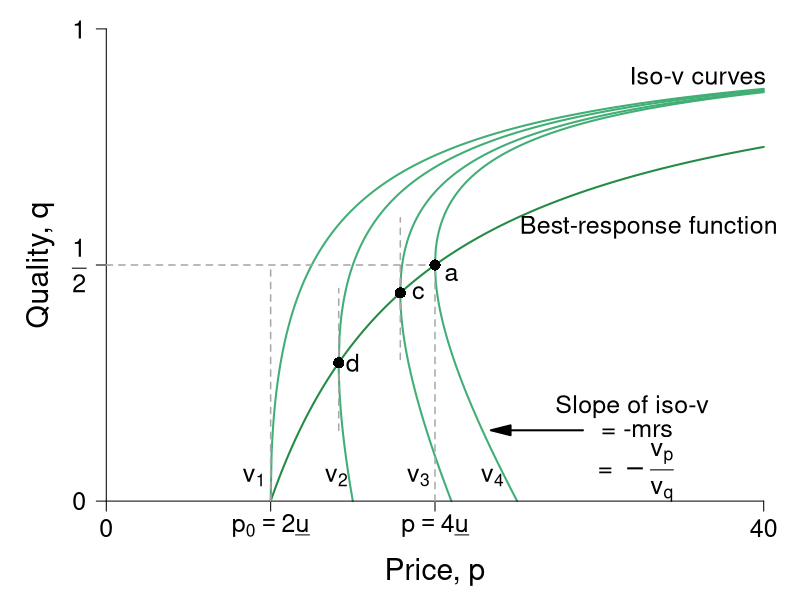

Generate this figure with R:
#' Graph Designer: Scott Cohn
#' Authors: Bowles and Halliday
#' Title: Coordination, Conflict and Competition: A Text in Microeconomics

require(ggplot2)
require(shape)
pdf(file = "information_power/iso_vmap_a.pdf", width = 9, height = 7)

#Set parameters for graphics
pointsize <- 1.8
axislabelsize <- 1.8
labelsize <- 1.5
namesize <- 1.8
annotatesize <- 1.5
graphlinewidth <- 2
segmentlinewidth <- 1.5

COLA <- c("#e0f3db", "#99d8c9","#66c2a4","#41ae76", "#238b45", "#005824")
COLB <- c("#c6dbef", "#4eb3d3", "#2b8cbe", "#0868ac","#084081")
COL <- c("#7fc97f", "#beaed4", "#fdc086", "#ffff99", "#386cb0", "#f0027f", "#bf5b17", "#666666")
COLA <- c("#e0f3db", "#99d8c9","#66c2a4","#41ae76", "#238b45", "#005824")
COLB <- c("#c6dbef", "#4eb3d3", "#2b8cbe", "#0868ac","#084081")
COLC <- c("#fcfbfd", "#efedf5", "#dadaeb", "#bcbddc", "#9e9ac8", "#807dba", "#6a51a3", "#54278f", "#3f007d")


#The equation is below when v = 0. See Wolfram Alpha output. 
isov <- function(p, delta = 5) {
  (p - delta)/p
}

isovhigh1 <- function(p, delta = 5, v = 5){
  (sqrt(p^2 - 4 * delta * v) - p + 2*v)/( 2 * v )
}

isovlow1 <- function(p, delta = 5, v = 5){
  (-sqrt(p^2 - 4 * delta * v) - p + 2*v)/( 2 * v )
}

isovhigh2 <- function(p, delta = 5, v = 10){
  (sqrt(p^2 - 4 * delta * v) - p + 2*v)/( 2 * v )
}

isovlow2 <- function(p, delta = 5, v = 10){
  (-sqrt(p^2 - 4 * delta * v) - p + 2*v)/( 2 * v )
}

isovhigh3 <- function(p, delta = 5, v = 15){
  (sqrt(p^2 - 4 * delta * v) - p + 2*v)/( 2 * v )
}

isovlow3 <- function(p, delta = 5, v = 15){
  (-sqrt(p^2 - 4 * delta * v) - p + 2*v)/( 2 * v )
}

isovhigh4 <- function(p, delta = 5, v = 15){
  (sqrt(p^2 - 4 * delta * v) - p + 2*v)/( 2 * v )
}

isovlow4 <- function(p, delta = 5, v = 15){
  (-sqrt(p^2 - 4 * delta * v) - p + 2*v)/( 2 * v )
}

brfFn <- function(p, delta = 5) {
  1 - (2*delta) /p
}

#This is evaluated for p = 12; q = 12/(8*sqrt(12^2 - 4*delta1*v1)) - 1/8 for the slope
#At p = 12; q = (-sqrt(12^2 - 4*v1*delta1) - 12 + 2*v1)/(2*v1) = 0.799
tangencyLine <- function(p){
  (p*(0.05))
}



#COL <- c("#bae4b3", "#74c476", "#238b45")
#COL <- c("#f7fcf0", "#e0f3db", "#ccebc5", "#a8ddb5", "#7bccc4", "#4eb3d3", "#2b8cbe", "#08589e")
COL <- c("#f7fcf5", "#e5f5e0", "#c7e9c0", "#a1d99b", "#74c476", "#41ab5d", "#238b45", "#005a32")
par(mar =  c(4, 4, .5, .5))

xlims <- c(0, 40)
ylims <- c(0, 1)

plot(0, 0, xlim = xlims, ylim = ylims, type = "n",
     xlab = "",
     ylab = "",
     xaxt = "n", yaxt = "n", cex.lab = axislabelsize, bty = "n")

mtext(expression(paste("Price, ", p)), side=1, line = 2.5, cex = axislabelsize)
text(-4, ylims[2] - 0.5*(ylims[2] - ylims[1]), expression(paste("Quality, ", q)), xpd = TRUE, cex = axislabelsize, srt = 90) 


npts <- 500 
npts2 <- 501
#Specify the sequences of points for graphing. 
xx0 <- seq(5, xlims[2], length.out = npts)
xx1 <- seq(10, xlims[2], length.out = npts)
xx2 <- seq(xlims[1], 15, length.out = npts)
xx3 <- seq(10, xlims[2], length.out = npts2)
xx4 <- seq(xlims[1], 10, length.out = npts2)
#For below, I solved sqrt(p^2 - 200) - p + 200/p = 0, getting p = 10*sqrt(2) = 14.14214
xx5 <- seq(14.14214, xlims[2], length.out = npts2)
xx6 <- seq(14.14214, 15, length.out = npts2)

xx7 <- seq(17.889, xlims[2], length.out = npts2)
xx8 <- seq(17.889, 21, length.out = npts2)

xx9 <- seq(20, xlims[2], length.out = npts2)
xx10 <- seq(xlims[1], 25, length.out = npts2)

#Draw the lines for the graphs
#lines(xx0, isov(xx0, delta = 5), col = COLA[4], lwd = graphlinewidth)
lines(xx1, brfFn(xx1), col = COLA[5], lwd = graphlinewidth)
#lines(xx2, tangencyLine(xx2), col = "darkgrey", lwd = segmentlinewidth, lty = 2)
lines(xx3, isovhigh1(xx3, v = 5, delta = 5), col = COLA[4], lwd = graphlinewidth)
lines(xx4, isovlow1(xx4, v = 5, delta = 5), col = COLA[4], lwd = graphlinewidth)
lines(xx5, isovhigh2(xx5, v = 10, delta = 5), col = COLA[4], lwd = graphlinewidth)
lines(xx6, isovlow2(xx6, v = 10, delta = 5), col = COLA[4], lwd = graphlinewidth)
lines(xx7, isovhigh3(xx7, v = 16, delta = 5), col = COLA[4], lwd = graphlinewidth)
lines(xx8, isovlow3(xx8, v = 16, delta = 5), col = COLA[4], lwd = graphlinewidth)
lines(xx9, isovhigh4(xx9, v = 20, delta = 5), col = COLA[4], lwd = graphlinewidth)
lines(xx10, isovlow4(xx10, v = 20, delta = 5), col = COLA[4], lwd = graphlinewidth)

#Customize ticks and labels for the plot
ticksy <- c(0, 0.5, 1)
ylabels <- c(0, expression(paste(frac(1,2))), 1)
ticksx <- c(0, 10, 20, 40)
xlabels <- c(0, expression(paste(p[0] == 2*underline("u"))), expression(paste(p == 4*underline("u"))) , 40)
axis(1, at = ticksx, pos = 0, labels = xlabels, cex.axis = labelsize)
axis(2, at = ticksy, pos = 0, labels = ylabels, las = 1, cex.axis = labelsize)

#Annotation of the three graphs and the NE

# text(3.4, 0.05, expression(paste(v[0] == z)), cex = annotatesize)
text(9.0, 0.05, expression(paste(v[1])), cex = annotatesize)
text(14, 0.05, expression(paste(v[2])), cex = annotatesize)
text(19, 0.05, expression(paste(v[3])), cex = annotatesize)
text(23.5, 0.05, expression(paste(v[4])), cex = annotatesize)
text(21, 0.48, expression(paste("a")), cex = annotatesize)
text(33, 0.58, expression(paste("Best-response function")), cex = annotatesize)
text(36, 0.9, expression(paste("Iso-v curves")), cex = annotatesize)

#Lines for the coordinates of the Nash equilbrium

segments(10, 0, 10, 0.5, lty = 2, col = "darkgray", lwd = segmentlinewidth)
segments(20, 0, 20, 0.5, lty = 2, col = "darkgray", lwd = segmentlinewidth)
segments(0, 0.5, 20, 0.5, lty = 2, col = "darkgray", lwd = segmentlinewidth)
segments(14.14214, 0.15, 14.14214, 0.45, lty = 2, col = "darkgray", lwd = segmentlinewidth)
segments(17.889, 0.3, 17.889, 0.6, lty = 2, col = "darkgray", lwd = segmentlinewidth)

#Arrows and slope of iso-v label
Arrows(29, 0.15, 24, 0.15,  col = "black", lty = 1, lwd = 2, arr.type = "triangle")
text(32, 0.2, expression(paste("Slope of iso-v")), cex = annotatesize)
text(32.3, 0.15, expression(paste(" = -mrs ")), cex = annotatesize)
text(32, 0.06, expression(paste(" = " -frac(v[p], v[q]))), cex = annotatesize)

#Add a point for the NE
points(20, 0.5, pch = 16, col = "black", cex = 1.5)


#Add a point for b
# points(10, 0.5, pch = 16, col = "black", cex = 1.5)
# text(9.5, 0.53, expression(paste("b")), cex = annotatesize)

#Add a point for d
#Figure out q for p = 14.14214: q = 1 - 2delta/p = 1 - (2*5)/14.14214 =  0.2928934
points(14.14214, 0.2928934, pch = 16, col = "black", cex = 1.5)
text(15, 0.2928934, expression(paste("d")), cex = annotatesize)

points(17.889, 0.441, pch = 16, col = "black", cex = 1.5)
text(19, 0.441, expression(paste("c")), cex = annotatesize)

dev.off()
